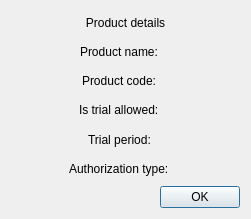
<?xml version="1.0" encoding="UTF-8"?>
<ui version="4.0">
 <class>ProductDetailsDialog</class>
 <widget class="QDialog" name="ProductDetailsDialog">
  <property name="geometry">
   <rect>
    <x>0</x>
    <y>0</y>
    <width>251</width>
    <height>219</height>
   </rect>
  </property>
  <property name="windowTitle">
   <string>Dialog</string>
  </property>
  <layout class="QGridLayout" name="gridLayout">
   <item row="6" column="0">
    <widget class="QDialogButtonBox" name="buttonBox">
     <property name="orientation">
      <enum>Qt::Horizontal</enum>
     </property>
     <property name="standardButtons">
      <set>QDialogButtonBox::Ok</set>
     </property>
    </widget>
   </item>
   <item row="2" column="0">
    <layout class="QHBoxLayout" name="horizontalLayout_2">
     <item>
      <spacer name="horizontalSpacer_8">
       <property name="orientation">
        <enum>Qt::Horizontal</enum>
       </property>
       <property name="sizeHint" stdset="0">
        <size>
         <width>40</width>
         <height>20</height>
        </size>
       </property>
      </spacer>
     </item>
     <item>
      <widget class="QLabel" name="label_4">
       <property name="text">
        <string>Product code:</string>
       </property>
      </widget>
     </item>
     <item>
      <widget class="QLabel" name="labelProductCode">
       <property name="text">
        <string/>
       </property>
      </widget>
     </item>
     <item>
      <spacer name="horizontalSpacer_9">
       <property name="orientation">
        <enum>Qt::Horizontal</enum>
       </property>
       <property name="sizeHint" stdset="0">
        <size>
         <width>40</width>
         <height>20</height>
        </size>
       </property>
      </spacer>
     </item>
    </layout>
   </item>
   <item row="3" column="0">
    <layout class="QHBoxLayout" name="horizontalLayout_3">
     <item>
      <spacer name="horizontalSpacer_10">
       <property name="orientation">
        <enum>Qt::Horizontal</enum>
       </property>
       <property name="sizeHint" stdset="0">
        <size>
         <width>40</width>
         <height>20</height>
        </size>
       </property>
      </spacer>
     </item>
     <item>
      <widget class="QLabel" name="label_6">
       <property name="text">
        <string>Is trial allowed:</string>
       </property>
      </widget>
     </item>
     <item>
      <widget class="QLabel" name="labelTrialAllowed">
       <property name="text">
        <string/>
       </property>
      </widget>
     </item>
     <item>
      <spacer name="horizontalSpacer_11">
       <property name="orientation">
        <enum>Qt::Horizontal</enum>
       </property>
       <property name="sizeHint" stdset="0">
        <size>
         <width>40</width>
         <height>20</height>
        </size>
       </property>
      </spacer>
     </item>
    </layout>
   </item>
   <item row="4" column="0">
    <layout class="QHBoxLayout" name="horizontalLayout_4">
     <item>
      <spacer name="horizontalSpacer_12">
       <property name="orientation">
        <enum>Qt::Horizontal</enum>
       </property>
       <property name="sizeHint" stdset="0">
        <size>
         <width>40</width>
         <height>20</height>
        </size>
       </property>
      </spacer>
     </item>
     <item>
      <widget class="QLabel" name="label_8">
       <property name="text">
        <string>Trial period:</string>
       </property>
      </widget>
     </item>
     <item>
      <widget class="QLabel" name="labelTrialPeriod">
       <property name="text">
        <string/>
       </property>
      </widget>
     </item>
     <item>
      <spacer name="horizontalSpacer_13">
       <property name="orientation">
        <enum>Qt::Horizontal</enum>
       </property>
       <property name="sizeHint" stdset="0">
        <size>
         <width>40</width>
         <height>20</height>
        </size>
       </property>
      </spacer>
     </item>
    </layout>
   </item>
   <item row="1" column="0">
    <layout class="QHBoxLayout" name="horizontalLayout">
     <item>
      <spacer name="horizontalSpacer_7">
       <property name="orientation">
        <enum>Qt::Horizontal</enum>
       </property>
       <property name="sizeHint" stdset="0">
        <size>
         <width>40</width>
         <height>20</height>
        </size>
       </property>
      </spacer>
     </item>
     <item>
      <widget class="QLabel" name="label_2">
       <property name="text">
        <string>Product name:</string>
       </property>
      </widget>
     </item>
     <item>
      <widget class="QLabel" name="labelProductName">
       <property name="text">
        <string/>
       </property>
      </widget>
     </item>
     <item>
      <spacer name="horizontalSpacer_6">
       <property name="orientation">
        <enum>Qt::Horizontal</enum>
       </property>
       <property name="sizeHint" stdset="0">
        <size>
         <width>40</width>
         <height>20</height>
        </size>
       </property>
      </spacer>
     </item>
    </layout>
   </item>
   <item row="5" column="0">
    <layout class="QHBoxLayout" name="horizontalLayout_5">
     <item>
      <spacer name="horizontalSpacer_14">
       <property name="orientation">
        <enum>Qt::Horizontal</enum>
       </property>
       <property name="sizeHint" stdset="0">
        <size>
         <width>40</width>
         <height>20</height>
        </size>
       </property>
      </spacer>
     </item>
     <item>
      <widget class="QLabel" name="label_9">
       <property name="text">
        <string>Authorization type:</string>
       </property>
      </widget>
     </item>
     <item>
      <widget class="QLabel" name="labelAuthType">
       <property name="text">
        <string/>
       </property>
      </widget>
     </item>
     <item>
      <spacer name="horizontalSpacer_15">
       <property name="orientation">
        <enum>Qt::Horizontal</enum>
       </property>
       <property name="sizeHint" stdset="0">
        <size>
         <width>40</width>
         <height>20</height>
        </size>
       </property>
      </spacer>
     </item>
    </layout>
   </item>
   <item row="0" column="0">
    <widget class="QLabel" name="label_11">
     <property name="text">
      <string>Product details</string>
     </property>
     <property name="alignment">
      <set>Qt::AlignCenter</set>
     </property>
    </widget>
   </item>
  </layout>
 </widget>
 <resources/>
 <connections>
  <connection>
   <sender>buttonBox</sender>
   <signal>accepted()</signal>
   <receiver>ProductDetailsDialog</receiver>
   <slot>accept()</slot>
   <hints>
    <hint type="sourcelabel">
     <x>248</x>
     <y>254</y>
    </hint>
    <hint type="destinationlabel">
     <x>157</x>
     <y>274</y>
    </hint>
   </hints>
  </connection>
  <connection>
   <sender>buttonBox</sender>
   <signal>rejected()</signal>
   <receiver>ProductDetailsDialog</receiver>
   <slot>reject()</slot>
   <hints>
    <hint type="sourcelabel">
     <x>316</x>
     <y>260</y>
    </hint>
    <hint type="destinationlabel">
     <x>286</x>
     <y>274</y>
    </hint>
   </hints>
  </connection>
 </connections>
</ui>
